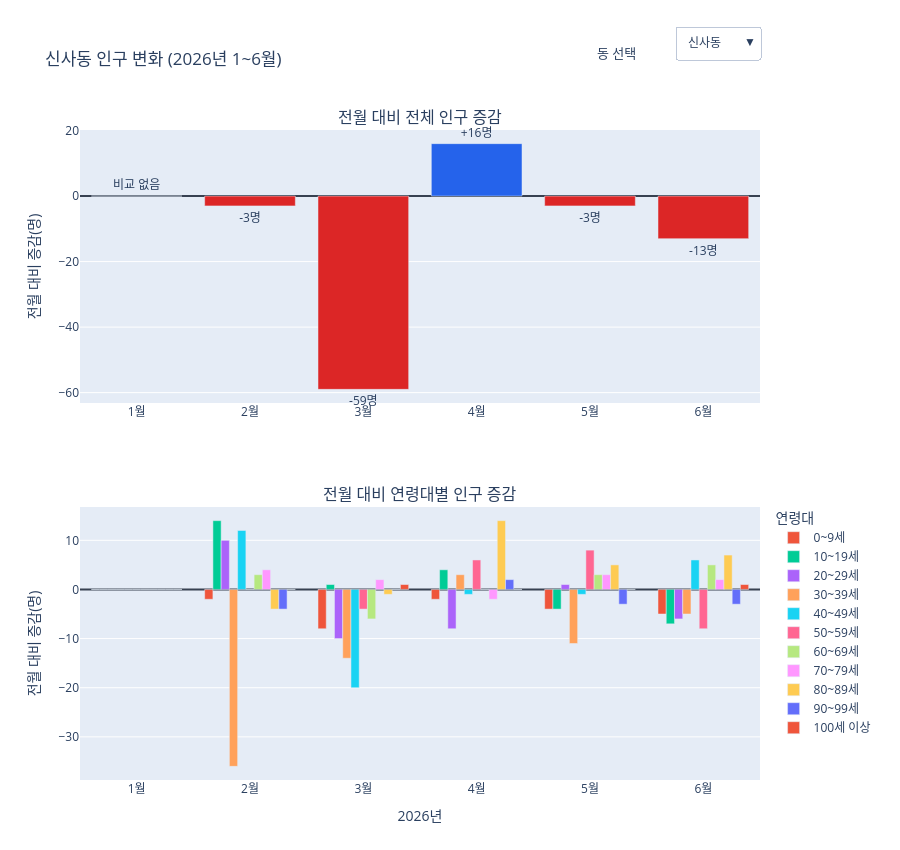

Notebook code for this chart:
### Markdown cell above
## 동 선택형 월별 인구 변화 막대그래프

드롭다운에서 동을 선택하면 바로 전월 대비 월별 증감이 표시됩니다. 1월은 비교할 전월이 없어 기준값 0명으로 표시하며, 툴팁에서 실제 인구수도 확인할 수 있습니다.

### Code cell
import plotly.graph_objects as go
from plotly.subplots import make_subplots

dong_names = dong_df["동이름"].tolist()
month_labels = [f"{int(month[5:7])}월" for month in months]
default_dong = dong_names[0]

fig = make_subplots(
    rows=2, cols=1,
    subplot_titles=("전월 대비 전체 인구 증감", "전월 대비 연령대별 인구 증감"),
    vertical_spacing=0.16
)

# 절대 인구수 대신 전월 대비 증감을 그려 작은 변화도 잘 보이게 합니다.
traces_per_dong = 1 + len(age_groups)
for dong in dong_names:
    row = dong_df.loc[dong_df["동이름"] == dong].iloc[0]
    is_default = dong == default_dong

    total_values = [row[f"{month}_거주자_총인구수"] for month in months]
    total_deltas = [0] + [
        total_values[index] - total_values[index - 1]
        for index in range(1, len(total_values))
    ]
    delta_labels = ["비교 없음"] + [f"{value:+,}명" for value in total_deltas[1:]]
    total_colors = ["#dc2626" if value < 0 else "#2563eb" for value in total_deltas]
    fig.add_trace(
        go.Bar(
            x=month_labels, y=total_deltas, customdata=total_values, name="전체 인구 증감",
            marker_color=total_colors, text=delta_labels, texttemplate="%{text}",
            textposition="outside", cliponaxis=False,
            visible=is_default, showlegend=False,
            hovertemplate="%{x}<br>실제 인구: %{customdata:,}명<br>전월 대비: %{y:+,}명<extra></extra>"
        ),
        row=1, col=1
    )

    for age in age_groups:
        age_values = [row[f"{month}_거주자_{age}"] for month in months]
        age_deltas = [0] + [
            age_values[index] - age_values[index - 1]
            for index in range(1, len(age_values))
        ]
        fig.add_trace(
            go.Bar(
                x=month_labels, y=age_deltas, customdata=age_values,
                name=age, visible=is_default,
                hovertemplate=(
                    f"%{{x}} · {age}<br>실제 인구: %{{customdata:,}}명"
                    f"<br>전월 대비: %{{y:+,}}명<extra></extra>"
                )
            ),
            row=2, col=1
        )

buttons = []
for dong_index, dong in enumerate(dong_names):
    visible = [False] * (len(dong_names) * traces_per_dong)
    start = dong_index * traces_per_dong
    visible[start:start + traces_per_dong] = [True] * traces_per_dong
    buttons.append(dict(
        label=dong, method="update",
        args=[{"visible": visible}, {
            "title": f"{dong} 인구 변화 (2026년 1~6월)",
            "yaxis.autorange": True, "yaxis2.autorange": True
        }]
    ))

fig.update_layout(
    title=f"{default_dong} 인구 변화 (2026년 1~6월)",
    height=850, barmode="group", hovermode="closest",
    margin=dict(t=130, r=140, b=70, l=80),
    legend=dict(
        title_text="연령대",
        x=1.02, xanchor="left",
        y=0.24, yanchor="middle"
    ),
    updatemenus=[dict(
        buttons=buttons, direction="down", showactive=True,
        x=1, xanchor="right", y=1.16, yanchor="top"
    )],
    annotations=list(fig.layout.annotations) + [dict(
        text="동 선택", x=0.82, y=1.135, xref="paper", yref="paper",
        showarrow=False, font=dict(size=13)
    )]
)
fig.update_yaxes(
    title_text="전월 대비 증감(명)", zeroline=True, zerolinewidth=2,
    zerolinecolor="#374151", automargin=True, row=1, col=1
)
fig.update_yaxes(
    title_text="전월 대비 증감(명)", zeroline=True, zerolinewidth=2,
    zerolinecolor="#374151", row=2, col=1
)
fig.update_xaxes(title_text="2026년", row=2, col=1)
fig.show()
